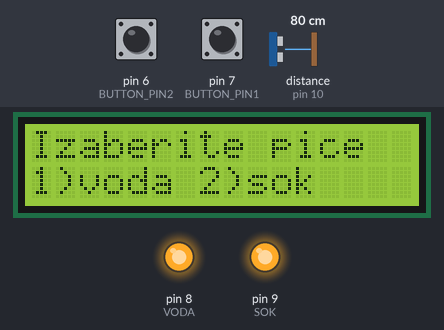
Recording of a sketch running on a simulated Arduino Uno, built with avr-gcc and run on an emulated ATmega328P. On the bench: 16×2 character LCD, output pins drawn as LEDs (lit = HIGH). Wiring (inferred from the names in the program): ultrasonic range finder: trigger pin 13; echo pin 10. The test bench sets the inputs (shaded band); at power-on: pin 6 (BUTTON_PIN2) LOW, distance to the obstacle (sensor on pin 10) 80 cm, pin 7 (BUTTON_PIN1) LOW. The echo pulse lasts 58.3 µs per cm; pins used as bus, display or sensor lines are not drawn.

Above: at 1.2 s.
1.3 s: pin 6 (BUTTON_PIN2) pulled HIGH for 0.15 s
At 2.6 s:
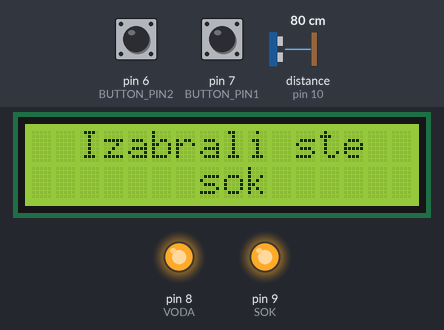
4.4 s: distance to the obstacle (sensor on pin 10) set to 9 cm
At 4.9 s:
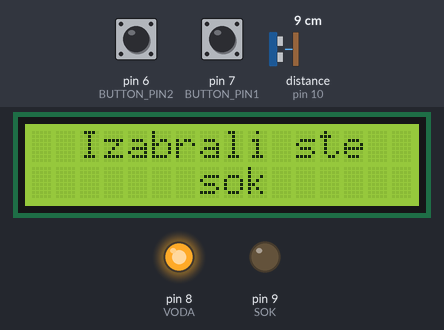
7.4 s: pin 7 (BUTTON_PIN1) pulled HIGH for 0.15 s
At 8.5 s:
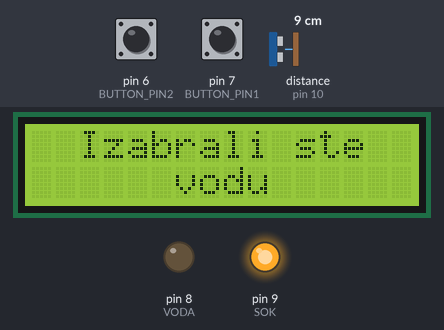
10.5 s: distance to the obstacle (sensor on pin 10) set to 2 cm
13.5 s: distance to the obstacle (sensor on pin 10) set to 18 cm
At 14.4 s:
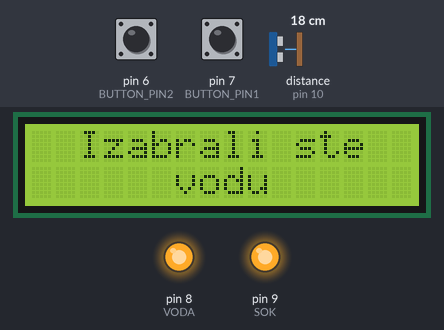
16.5 s: distance to the obstacle (sensor on pin 10) set to 35 cm
Timing chart, 0 to 19.5 s (numbered marks = the images above; inputs shaded):
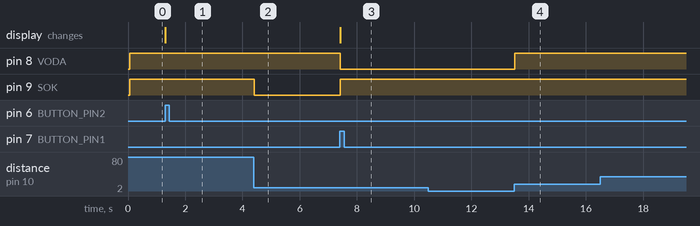

The sketch:

projekattocilica.ino
```cpp
#include <LiquidCrystal.h>
#define BUTTON_PIN1 7 //levi taster ili taster 1 je na pin-u 7 na Arduinu
#define BUTTON_PIN2 6 //desni taster ili taster 2 je na pin-u 6 na Arduinu
#define VODA 8 // Relej koji aktivira pumpu za vodu je na pin-u 8 na Arduinu
#define SOK 9 // Relej koji aktivira pumpu za sok je na pin-u 9 na Arduinu
const int trigPin = 13; //trigger senzora je na pin-u 13
const int echoPin = 10; //echo senzora je na pin-u 10
long duration;
int distance;
int stanje = 0; //početno stanje bez pritiska na taster

const int rs = 12, en = 11, d4 = 5, d5 = 4, d6 = 3, d7 = 2; // Inicijalizacija pinova LCD displeja
LiquidCrystal lcd(rs, en, d4, d5, d6, d7);

void setup() {

  lcd.begin(16, 2); // Postavljamo broj kolona i redova LCD displeja

  pinMode(BUTTON_PIN1, INPUT); //Postavljanje pina za levi taster kao INPUT
  pinMode(BUTTON_PIN2, INPUT); //Postavljanje pina za desni taster kao INPUT
  pinMode(VODA, OUTPUT); //Postavljanje pina releja za vodu kao OUTPUT
  pinMode(SOK, OUTPUT); //Postavljanje pina releja za sok kao OUTPUT
  digitalWrite(VODA, HIGH); //početno stanje releja za vodu
  digitalWrite(SOK, HIGH); //početno stanje releja za sok
  pinMode(trigPin, OUTPUT); // Postavljanje trigger pina kao OUTPUT
  pinMode(echoPin, INPUT); // Postavljanje echo pina kao INPUT
// Ispisivanje početne poruke na LCD displeju prilikom uključivanja uređaja
  lcd.print("Izaberite pice");
  lcd.setCursor(0, 1);
  lcd.print("1)voda 2)sok");
}

void loop() {

 // Clears the trigPin
  digitalWrite(trigPin, LOW); //Ovde se postavlja pin (trigPin) na nisku vrednost kako bi se osiguralo da je pin isključen.
  delayMicroseconds(2); //pauza 2 mikrosekunde
  digitalWrite(trigPin, HIGH); //trigPin se postavlja na visoku vrednost, čime se šalje ultrazvučni talas.
  delayMicroseconds(10); //pauza 10 mikrosekundi
  digitalWrite(trigPin, LOW); // Ovim se zatvara impuls ultrazvučnog talasa - trigPin se ponovo postavlja na nisku vrednost.
  duration = pulseIn(echoPin, HIGH); //funkcija pulseIn() meri vreme koje je prošlo od slanja ultrazvučnog impulsa do njegovog prijema.
 //Ova vrednost se smešta u promenljivu duration.
  distance = duration * 0.034 / 2; //Udaljenost se izračunava množenjem vremena trajanja impulsa sa brzinom zvuka (0.034 cm/μs)
  //i deljenjem sa 2 (jer je vreme koje je mereno odnosi se na put u jednom smeru, a potrebno je udvostručiti ga
  // kako bi se dobila ukupna udaljenost). Rezultat se smešta u promenljivu distance, koja sada sadrži merenu udaljenost u centimetrima.

if (digitalRead(BUTTON_PIN1) == HIGH) {
  stanje =1;
}
if (digitalRead(BUTTON_PIN2) == HIGH) {
  stanje =2;
}
  lcd.setCursor(0, 0);
if (stanje==1) {
   lcd.clear();
   lcd.print("  Izabrali ste");
   lcd.setCursor(0, 1);
   lcd.print("      vodu");

   if(distance<10)
   {
   digitalWrite(VODA, LOW);
   digitalWrite(SOK, HIGH);
   }
    else
   {
      digitalWrite(VODA, HIGH);
   }
  }
if (stanje==2) {
   lcd.clear();
   lcd.print("  Izabrali ste");
   lcd.setCursor(0, 1);
   lcd.print("       sok");
     if(distance<10)
   {
   digitalWrite(SOK, LOW);
    digitalWrite(VODA, HIGH);
   }
   else
   {
      digitalWrite(SOK, HIGH);
   }
  }

}
```

Measured:
- after the input at 1.3 s, the display: changes at once (image 1)
- after the input at 4.4 s, pin 9 (SOK): HIGH → LOW at once
- after the input at 7.4 s, pin 8 (VODA): HIGH → LOW at once; pin 9 (SOK): LOW → HIGH at once; the display: changes at once (image 3)
- after the input at 10.5 s, every drawn part: stays the same
- after the input at 13.5 s, pin 8 (VODA): LOW → HIGH at once
- after the input at 16.5 s, every drawn part: stays the same
